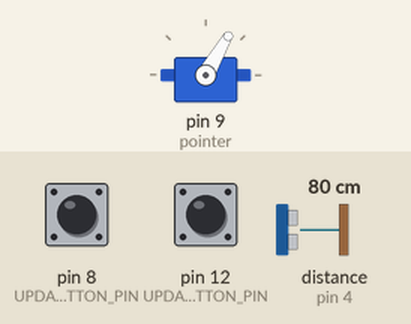
A sketch run on a simulated Arduino Uno, built with avr-gcc and run on an emulated ATmega328P. Shown: servo. The inputs (shaded band) are chosen by the test bench; at power-on: distance to the obstacle (sensor on pin 4) 80 cm, pin 8 (UPDATE_DISTANCE_BUTTON_PIN) LOW, pin 12 (UPDATE_ZERO_DEG_BUTTON_PIN) LOW. The echo pulse lasts 58.3 µs per cm.

Above: at 1.2 s.
1.3 s: distance to the obstacle (sensor on pin 4) set to 2 cm
At 2.6 s:
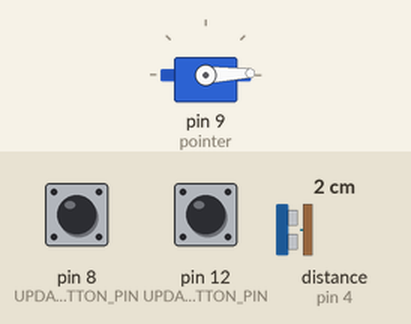
2.9 s: distance to the obstacle (sensor on pin 4) set to 18 cm
At 4.0 s:
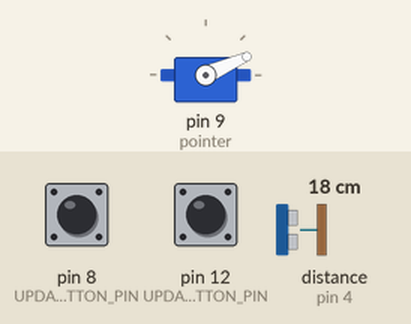
4.5 s: distance to the obstacle (sensor on pin 4) set to 35 cm
At 5.3 s:
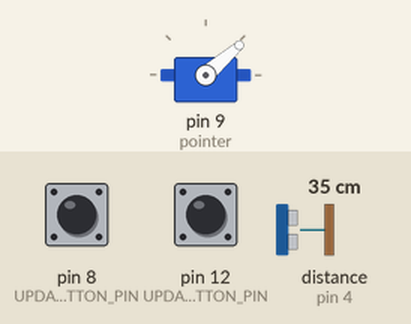
6.1 s: distance to the obstacle (sensor on pin 4) set to 120 cm
At 6.5 s:
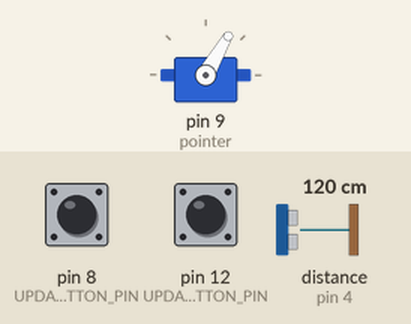
Timing chart, 0 to 8.7 s (numbered marks = the images above; inputs shaded):
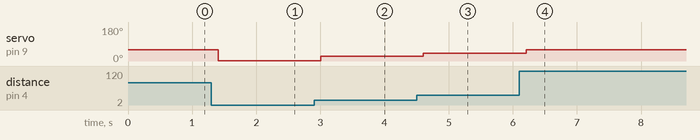

Measured:
- after the input at 1.3 s, servo on pin 9 (pointer): 60° → 2° after 0.11 s
- after the input at 2.9 s, servo on pin 9 (pointer): 2° → 24° after 0.11 s
- after the input at 4.5 s, servo on pin 9 (pointer): 24° → 41° after 0.11 s
- after the input at 6.1 s, servo on pin 9 (pointer): 41° → 60° after 0.11 s

The sketch:

code.ino
```cpp
// every distance measure is in cm;
#include <math.h>


float MOUNT_DISTANCE = 40.0;  // distance to the wall (cm) at which the laser is mounted
#define LIMIT_ANGLE 60                 // angle at which the servo should be limited
#define UPDATE_DISTANCE_BUTTON_PIN 8   // button that triggers the distance update
#define UPDATE_ZERO_DEG_BUTTON_PIN 12  // button that triggers the zero_deg update
#define POTENTIOMETER_PIN 14         // pin to which the distance potentiometer is connected
int ZERO_DEG = 0;

/// ------- TASKS -------- //
#include <TaskScheduler.h>
Scheduler ts;

// --- read distance
#include <HCSR04.h>
HCSR04 hc(2, 4);  // (trig, echo)
float distance = MOUNT_DISTANCE;

void readMeasure();
Task tUpdateDistance(TASK_MILLISECOND * 200,
                     TASK_FOREVER,
                     &readMeasure,
                     &ts,
                     true);

// --- update laser angle
#include <Servo.h>
Servo pointer;

void moveLaser();
Task tUpdateLaser(TASK_MILLISECOND * 200,
                  TASK_FOREVER,
                  &moveLaser,
                  &ts,
                  true);

// -- check for distance updates
void updateMountDistance();
Task tUpdateMountDistance(TASK_SECOND * 5,
                          TASK_FOREVER,
                          &updateMountDistance,
                          &ts,
                          true);

// -- ZERO_DEG calibration
void updateZeroDeg();
Task tupdateZeroDeg(TASK_SECOND * 5,
                    TASK_FOREVER,
                    &updateZeroDeg,
                    &ts,
                    true);


// ------ SETUP & LOOP --------- //
void setup() {
  // put your setup code here, to run once:
  //Serial.begin(115200);
  pointer.attach(9);
  pinMode(UPDATE_DISTANCE_BUTTON_PIN, INPUT);
  pinMode(UPDATE_ZERO_DEG_BUTTON_PIN, INPUT);
  pinMode(POTENTIOMETER_PIN, INPUT);
}

void loop() {
  ts.execute();
}


// -- task functions
void readMeasure() {
  distance = hc.dist();
}

void moveLaser() {
  int deg = atan(distance / MOUNT_DISTANCE) * 180 / M_PI;
  // received degree is mapped to match the zero of calibration
  deg = map(constrain(deg, ZERO_DEG, LIMIT_ANGLE), ZERO_DEG, LIMIT_ANGLE, 0, LIMIT_ANGLE);
  pointer.write(deg);
}

void updateMountDistance() {
  if (digitalRead(UPDATE_DISTANCE_BUTTON_PIN) == HIGH) {
    float d_min_old = tan(ZERO_DEG * M_PI/180) * MOUNT_DISTANCE;

    MOUNT_DISTANCE = map(analogRead(POTENTIOMETER_PIN), 0, 1023, 30, 101);

    ZERO_DEG = atan(d_min_old / MOUNT_DISTANCE) * 180 / M_PI;
  }
}

void updateZeroDeg() {
  if (digitalRead(UPDATE_ZERO_DEG_BUTTON_PIN) == HIGH) {
    int deg = atan(distance / MOUNT_DISTANCE) * 180 / M_PI;
    if (deg < LIMIT_ANGLE) {
      ZERO_DEG = deg;
    }
  }
}
```
